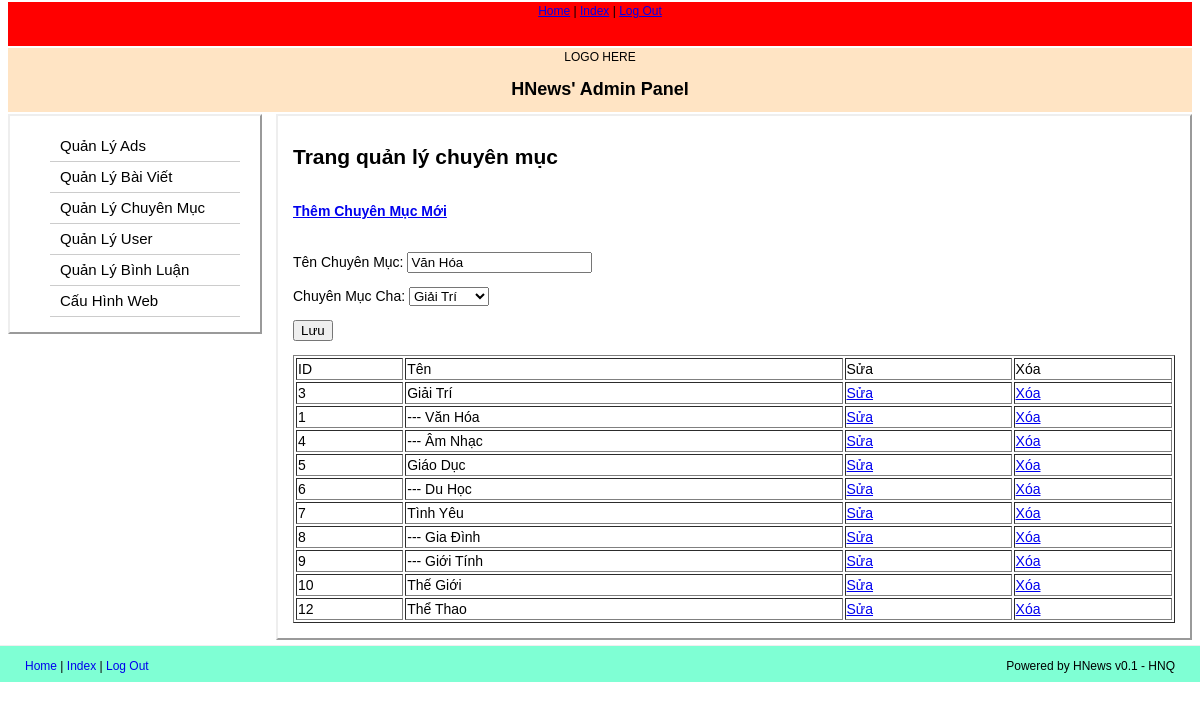
The page /assmin/index.php?admin=categories&do=edit&cmID=1 (signed in) on the database its author committed.
### tables this page shows
CREATE TABLE IF NOT EXISTS `category` (
  `id` int(11) NOT NULL AUTO_INCREMENT,
  `category_name` varchar(255) NOT NULL,
  `ownercategory` int(11) NOT NULL,
  PRIMARY KEY (`id`)
);

### assmin/mcat.php (the view, shortened to what this page needs)
<a href="?admin=categories&do=form"><strong>Thêm Chuyên Mục Mới</strong></a><br /><br />
<?php
if(isset($_GET['do'])) {
	switch ($_GET['do']) {
		case 'edit':
				$ID = $_GET['cmID'];
				$query = "SELECT * FROM category WHERE id=".$ID;
				$result = mysql_query($query) or die ('Fuck');
				list($cmID,$cmTen,$cmCha) = mysql_fetch_array($result);
				echo "<form action='index.php?admin=categories&do=update&cmID=$ID' method='post'>";
				echo "<p>Tên Chuyên Mục: <input type='text' name='cmTen' value='".$cmTen."'></p>";
				echo "<p>Chuyên Mục Cha: <select name='cmCha'>";
				$query2 = "SELECT * FROM category WHERE ownercategory=0";
				$result2 = mysql_query($query2) or die ('Fuck');
				if($cmCha == 0) {
						echo "<option value='0' selected>Là Chuyên Mục Cha</option>";
				} else {
					while ($row2 = mysql_fetch_array($result2)) {
						if ($cmCha == $row2['id']) {
							echo "<option value='".$row2['id']."' selected>".$row2['category_name']."</option>";
						}
						else {
							echo "<option value='".$row2['id']."'>".$row2['category_name']."</option>";
						}
					}
				}
				echo "</select></p>";
				echo "<p><input type='submit' value='Lưu'></p>";
				echo "</form>";
			break;
	}
}
?>
<table width="100%" border="1">
	<tr>
		<td>ID</td>
		<td>Tên</td>
		<td>Sửa</td>
		<td>Xóa</td>
	</tr>
<?php
$query = "SELECT * FROM category WHERE ownercategory=0";
$result = mysql_query($query) or die(mysql_error());
while($row = mysql_fetch_array($result)) {
	echo "<tr>";
	echo "<td>".$row['id']."</td>";
	echo "<td>".$row['category_name']."</td>";
	echo "<td><a href='index.php?admin=categories&do=edit&cmID=".$row['id']."'>Sửa</a></td>";
	echo "<td><a href='index.php?admin=categories&do=delete&cmID=".$row['id']."'>Xóa</a></td>";
	echo "</tr>";
	$query2 = "SELECT * FROM category WHERE ownercategory=".$row['id'];
	$result2 = mysql_query($query2) or die('Fuck2');
	while($row2 = mysql_fetch_array($result2)) {
		echo "<tr>";
		echo "<td>".$row2['id']."</td>";
		echo "<td>--- ".$row2['category_name']."</td>";
		echo "<td><a href='index.php?admin=categories&do=edit&cmID=".$row2['id']."'>Sửa</a></td>";
		echo "<td><a href='index.php?admin=categories&do=delete&cmID=".$row2['id']."'>Xóa</a></td>";
		echo "</tr>";
	}
}
?>
</table>

### css/styles.css (style rules this page uses)
body { font-family: Arial, Tahoma, Calibri, Sans-serif; font-size: 12px; text-align: center; }
html, body { margin: 0px; padding: 0px; }

### rows shown on the page
category: cmTen "Văn Hóa", id "1", category_name "Văn Hóa"
category: id "3", category_name "Giải Trí"
category: id "4", category_name "Âm Nhạc"
category: id "5", category_name "Giáo Dục"
category: id "6", category_name "Du Học"
category: id "7", category_name "Tình Yêu"
category: id "8", category_name "Gia Đình"
category: id "9", category_name "Giới Tính"
category: id "10", category_name "Thế Giới"
category: id "12", category_name "Thể Thao"

### other values the page prints
form field cmCha "Giải Trí"
